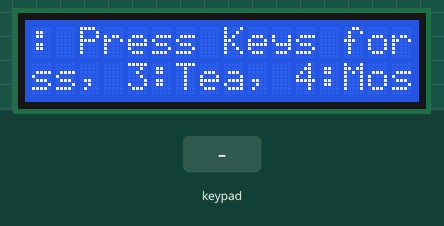
Simulated run of this sketch. Board: Arduino Uno, built with avr-gcc and run on an emulated ATmega328P. Shown: 16×2 character LCD. Inputs (shaded band) come from the test bench.

Above: at 1.3 s.
1.4 s: keypad keys 8 7 6 5 pressed 0.4 s apart
At 1.7 s:
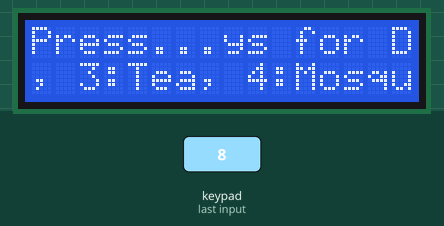
4.5 s: key '1' pressed
At 4.73 s:
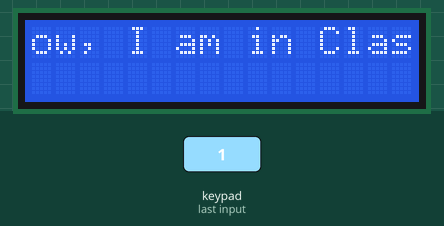
6.8 s: keypad keys 4 3 2 pressed 0.4 s apart
At 6.99 s:
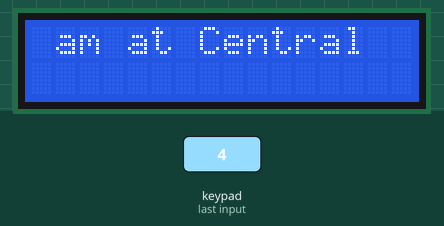
9.5 s: key '8' pressed
At 9.76 s:
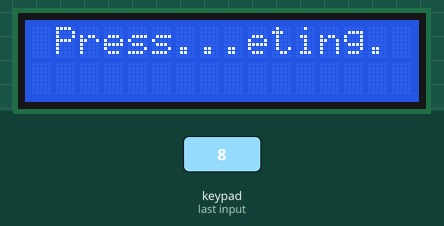
Timing chart, 0 to 12.5 s (numbered marks = the images above; inputs shaded):
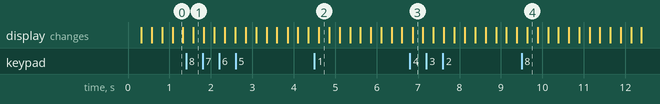

The sketch:

Keypad_module_program.ino
```cpp
#include <Keypad.h>
#include <Wire.h>

// include the library code:
#include <LiquidCrystal.h>

// initialize the library with the numbers of the interface pins
LiquidCrystal lcd(12, 11, 5, 4, 3, 2);


const byte rows = 4;
const byte cols =3;

char keys[rows][cols]={
  {'1','2','3'},
  {'4','5','6'},
  {'7','8','9'},
  {'*','0','#'}
};

byte rowPins[rows]={8,7,6,5};
byte colPins[cols]={4,3,2};

Keypad keypad = Keypad(makeKeymap(keys),rowPins,colPins,rows,cols);

void setup(){
    // set up the LCD's number of columns and rows:
  lcd.begin(16, 2);

  lcd.setCursor(0,0);
  //lcd.print("We pressed: ");
  lcd.print("Help : Press Keys for Diff. Actions...");

  lcd.setCursor(0,1);
   // lcd.print("for Diff. Action");
  lcd.print("1:Class, 3:Tea, 4:Mosque, 6:Lab, 7:Home.");
  func();

}

void loop(){

 char key= keypad.getKey();
 //keypad.waitForKey();
//lcd.setCursor(3,0);
 if(key=='1')
 {
    lcd.clear();
    lcd.print("Now, I am in Class room.");
 }

  else if(key=='2')
  {
    lcd.clear();
    lcd.print("Now, I am at Meeting. :)");
  }

  else if(key=='3')
  {
       lcd.clear();
       lcd.print("Now, I am at Tea Break. :D");
  }
  else if(key=='4')
  {
    lcd.clear();
    lcd.print("I am at Central  Mosque.");
  }

  else if(key=='5')
  {
    lcd.clear();
    lcd.print("Now, I am at Lunch. <3:D");
    //lcd.print("5");
  }

  else if(key=='6')
  {
        lcd.clear();
    lcd.print("Now, I am at Laboratory.");
  }

  else if(key=='7')
   {
         lcd.clear();
     lcd.print("Now, I am at Home. <3 B|");
   }
  else if(key=='8')
  {
   lcd.setCursor(1,0);
   lcd.print("Help: Press...");
  }

 else
 {
    //if(key != NO_KEY)
   //lcd.print(key);
 }


  // scroll 13 positions (string length) to the left
  // to move it offscreen left:


 //func();


}

void func()
{
   for (int positionCounter = 0; positionCounter < 3700; positionCounter++) {
    // scroll one position left:
    lcd.scrollDisplayLeft();
    // wait a bit:
    delay(250);
    loop();
  }
}
```

Measured:
- after the input at 1.4 s, the display: changes after 0.18 s (image 1)
- after the input at 4.5 s, the display: changes after 0.11 s (image 2)
- after the input at 6.8 s, the display: changes after 0.07 s (image 3)
- after the input at 9.5 s, the display: changes after 0.14 s (image 4)
